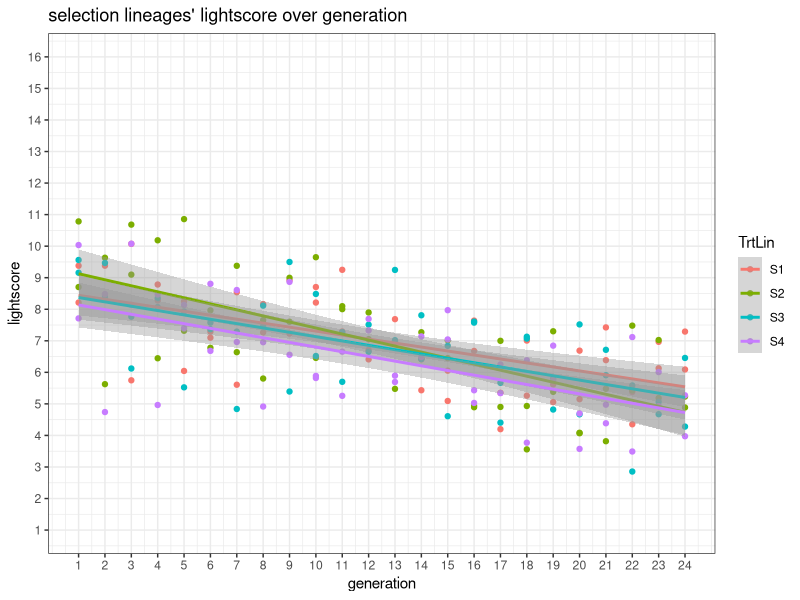
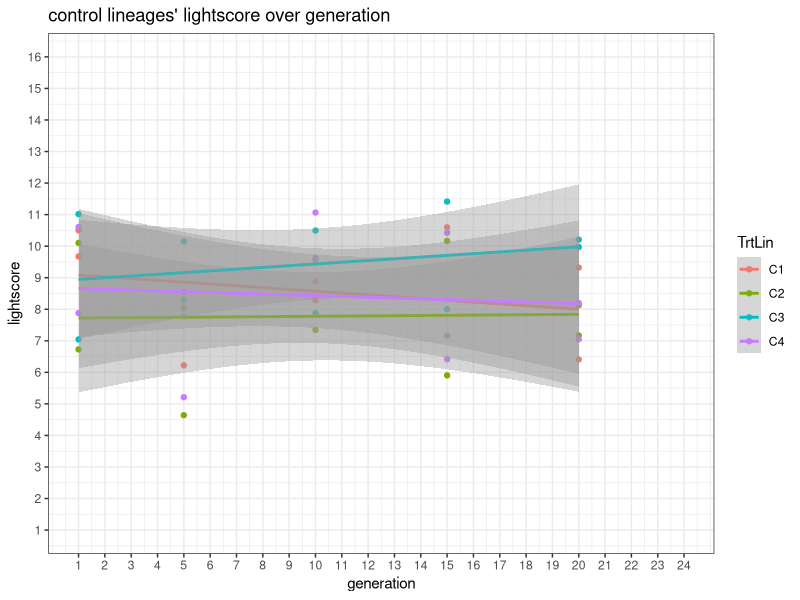
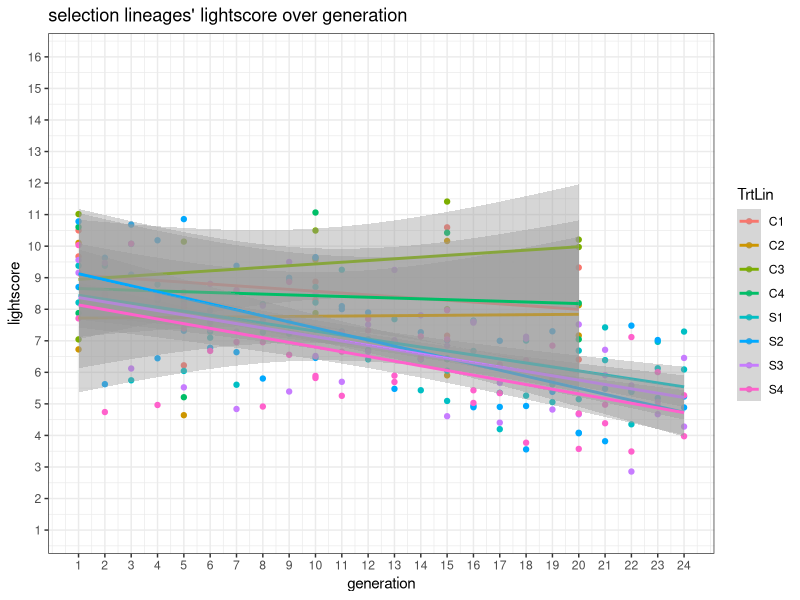

Write the R code that produced these figures, in order. (Note: this script raises an error after producing the figures.)
#clean raw data
library(readxl)
library(tidyverse)
library(ggplot2) ## BMB: don't need to load ggplot2 if you've loaded tidyverse
library(clock) #i tried to use this library to handle the times in my data, but i couldn't figure it out
##  the chron() package might be useful (I dug around  in  https://cran.r-project.org/web/views/TimeSeries.html for help)

## BMB: OK.
library(skimr)
'
assignment 2 instructions
Examine the structure of the data you imported
Examine the data for problems, and to make sure you understand the R classes
Make one or two plots that might help you see whether your data have any errors or anomalies

Report your results; fix any problems that you conveniently can
Use the saveRDS function in R to save a clean (or clean-ish) version of your data
Use the .gitignore functionality in git – do not in general put “made” objects into your repo
'

alan <- read_excel("raw_alan_gen24.xlsx")
sapply(alan,class)
## maybe more  convenient - get just the first element
sapply(alan, \(x) class(x)[1])

(alan #examine the structure of the data and check for problems
  |> summary()
  |> print())
names(alan)
skim(alan) #more examine structure, check for missing vals

#throw out the redundant dates
## BMB: what are these redundant with? their _num equivalents?
alan <- subset(alan, select = -c(start_time, end_time, Time_Elapsed))
(alan 
  |> summary()
  |> print())


#how many generations
generations_total <- (tail(na.omit(alan$Generation, n = 1)))[1]

#use tidyverse to change some char variables to factors
(alan <- alan
  |> mutate(across(c(Maze, Sex, Treatment, Maze_Order, blind), as.factor)))
## BMB: do these have the levels (order)  you  want?

#lineage should be nested within treatment for all analysis
alan$TrtLin <- factor(paste(alan$Treatment, alan$Lineage, sep = ""))
## BMB: you can use mutate() to  use fewer $, e.g.
alan <- (alan
  |> mutate(TrtLin = factor(paste0(Treatment, Lineage)))
)
## or even interaction(Treatment, Lineage, drop = TRUE)

## BMB: nice.
vial_number1 <- match(c("1"), names(alan))
vial_number2 <- match(c("16"), names(alan))
vials <- c(vial_number1:vial_number2) #indexes of cols with vial numbers (count data about the flies' position)

#find anything that's not numeric in the numbers sections
should_be_numeric <- c("Generation", "day", "Lineage", 1:16, "Lightscore", "total_Flies", "start_time_num", "end_time_num", "time_elapsed_num", "flies_in", "prop_out") ## list of columns (indices or names)

find_bad_nums <- function(x){
  x_num <- suppressWarnings(as.numeric(x))
  which(!is.na(x) & is.na(x_num))
  return(x_num)
}

find_bad_nums(alan$x)
lapply(alan, find_bad_nums)

#force all vals that should be numeric to be numeric
(alan <- alan 
|> mutate(across(all_of(should_be_numeric), as.numeric))
  )

#manipulating data so the graphs are prettier
'
penguin_alan_summed <- (alan 
                        |> summarise(across(c(Lightscore, prop_out),
                                            list(
                                              mean = ~ mean(.,na.rm=TRUE),
                                              se   = ~ sd(., na.rm = TRUE) / sqrt(sum(!is.na(.x)))),
                                            .by = c(Generation, TrtLin, Sex))
                        )
) '#this does not work, im not sure why

## BMB: the main problem is that .by goes *outside* across()
## apparently (.x) works just as well as (.) in a ~ - function, which
## surprised me
alan_sum <- (alan 
  |> summarise(across(c(Lightscore, prop_out),
                      .fns = list(
                        mean = ~ mean(.,na.rm=TRUE),
                        se   = ~ sd(., na.rm = TRUE) / sqrt(sum(!is.na(.x))))),
               .by = c(Generation, TrtLin, Sex)
               )
)

#so i did it this way instead even though it's messier, it works
alan_sum <- alan |>
  group_by(Generation, TrtLin, Sex) |>
  summarise(
    across(c(Lightscore, prop_out),
           list(
             mean = ~ mean(.x, na.rm = TRUE),
             se   = ~ sd(.x, na.rm = TRUE) / sqrt(sum(!is.na(.x))),
             var  = ~ var(.x, na.rm = TRUE)
           ),
           .names = "{.col}_{.fn}" #rename columns Lightscore_mean, Lightscore_se, etc
    ),
    .groups = "drop") #i dont actually know what this does but I get an error without it
## BMB: needing to ungroup is what .by is supposed to  avoid
skim(alan_sum) #summary to make sure it worked - yay


#Make one or two plots that might help you see whether your data have any errors or anomalies
ggplot(alan_sum |> filter(TrtLin %in% c("S1", "S2", "S3", "S4")), aes(x=Generation, y=Lightscore_mean, colour=TrtLin, group=TrtLin)) +
  geom_point()+
  geom_smooth(method="lm", formula = 'y~x', se=TRUE)+
  scale_x_continuous(limits = c(1, generations_total), breaks = 1:24)+
  scale_y_continuous(limits = c(1, 16), breaks = 1:16)+
  labs(title="selection lineages' lightscore over generation", y="lightscore",
       x="generation")+
  theme_bw()

ggplot(alan_sum |> filter(TrtLin %in% c("C1", "C2", "C3", "C4")), aes(x=Generation, y=Lightscore_mean, colour=TrtLin, group=TrtLin)) +
  geom_point()+
  geom_smooth(method="lm", formula = 'y~x', se=TRUE)+
  scale_x_continuous(limits = c(1, generations_total), breaks = 1:24)+
  scale_y_continuous(limits = c(1, 16), breaks = 1:16)+
  labs(title="control lineages' lightscore over generation", y="lightscore",
       x="generation")+
  theme_bw()

gg0 <-  
  ggplot(alan_sum, aes(x=Generation, y=Lightscore_mean,
                       colour=TrtLin, group=TrtLin)) +
  geom_point()+
  geom_smooth(method="lm", formula = 'y~x', se=TRUE)+
  scale_x_continuous(limits = c(1, generations_total), breaks = 1:24)+
  scale_y_continuous(limits = c(1, 16), breaks = 1:16)+
  labs(title="selection lineages' lightscore over generation", y="lightscore",
       x="generation")+
  theme_bw()

print(gg0)
gg0 + filter(alan_sum, stringr::str_detect(TrtLin, "^C"))
gg0 + filter(alan_sum, stringr::str_detect(TrtLin, "^S"))

## or:
alan_sum2 <- mutate(alan_sum, grp = substr(TrtLin, 1, 1))
gg0 + alan_sum2 + facet_wrap(~grp,  nrow = 1)

#Report your results; fix any problems that you conveniently can
cat("data appear normal, no more than 4 data points per treatment per generation, all numeric values are in fact numeric")
cat("no problems to report, none to fix")

## BMB: did you check the '<= 4 data points per treatment' criterion
## programmatically?
ct <- alan_sum |> count(TrtLin, Generation)
stopifnot(all(ct$n <= 4))

#Use the saveRDS function in R to save a clean (or clean-ish) version of your data
saveRDS(alan, "clean_alan_gen24.rds")
